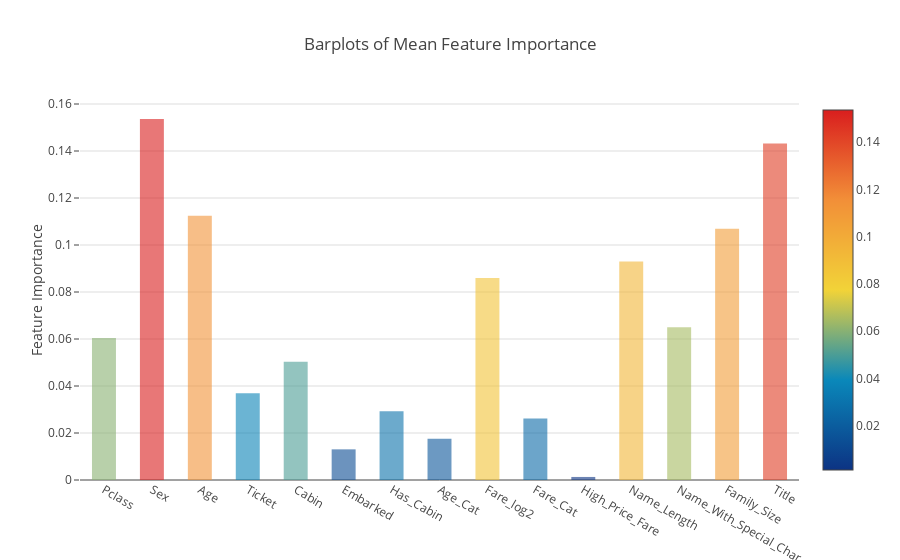

The notebook cell saved with this chart:
### Code cell
y = feature_dataframe['mean'].values
x = feature_dataframe['features'].values
data = [go.Bar(
            x= x,
             y= y,
            width = 0.5,
            marker=dict(
               color = feature_dataframe['mean'].values,
            colorscale='Portland',
            showscale=True,
            reversescale = False
            ),
            opacity=0.6
        )]

layout= go.Layout(
    autosize= True,
    title= 'Barplots of Mean Feature Importance',
    hovermode= 'closest',
#     xaxis= dict(
#         title= 'Pop',
#         ticklen= 5,
#         zeroline= False,
#         gridwidth= 2,
#     ),
    yaxis=dict(
        title= 'Feature Importance',
        ticklen= 5,
        gridwidth= 2
    ),
    showlegend= False
)
fig = go.Figure(data=data, layout=layout)
py.iplot(fig, filename='bar-direct-labels')

### Figure 1 — Plotly figure (JSON) as saved in the notebook; plotly's stock layout.template omitted (floating-point values rounded to 4 significant figures)
{"data": [{"marker": {"color": [0.06041, 0.1536, 0.1125, 0.03693, 0.05028, 0.01304, 0.02931, 0.01756, 0.08598, 0.02616, 0.001298, 0.093, 0.06502, 0.1069, 0.1431], "colorscale": "Portland", "reversescale": false, "showscale": true}, "opacity": 0.6, "type": "bar", "width": 0.5, "x": ["Pclass", "Sex", "Age", "Ticket", "Cabin", "Embarked", "Has_Cabin", "Age_Cat", "Fare_log2", "Fare_Cat", "High_Price_Fare", "Name_Length", "Name_With_Special_Char", "Family_Size", "Title"], "y": [0.06041, 0.1536, 0.1125, 0.03693, 0.05028, 0.01304, 0.02931, 0.01756, 0.08598, 0.02616, 0.001298, 0.093, 0.06502, 0.1069, 0.1431]}], "layout": {"autosize": true, "hovermode": "closest", "showlegend": false, "title": "Barplots of Mean Feature Importance", "yaxis": {"gridwidth": 2, "ticklen": 5, "title": "Feature Importance"}}}
